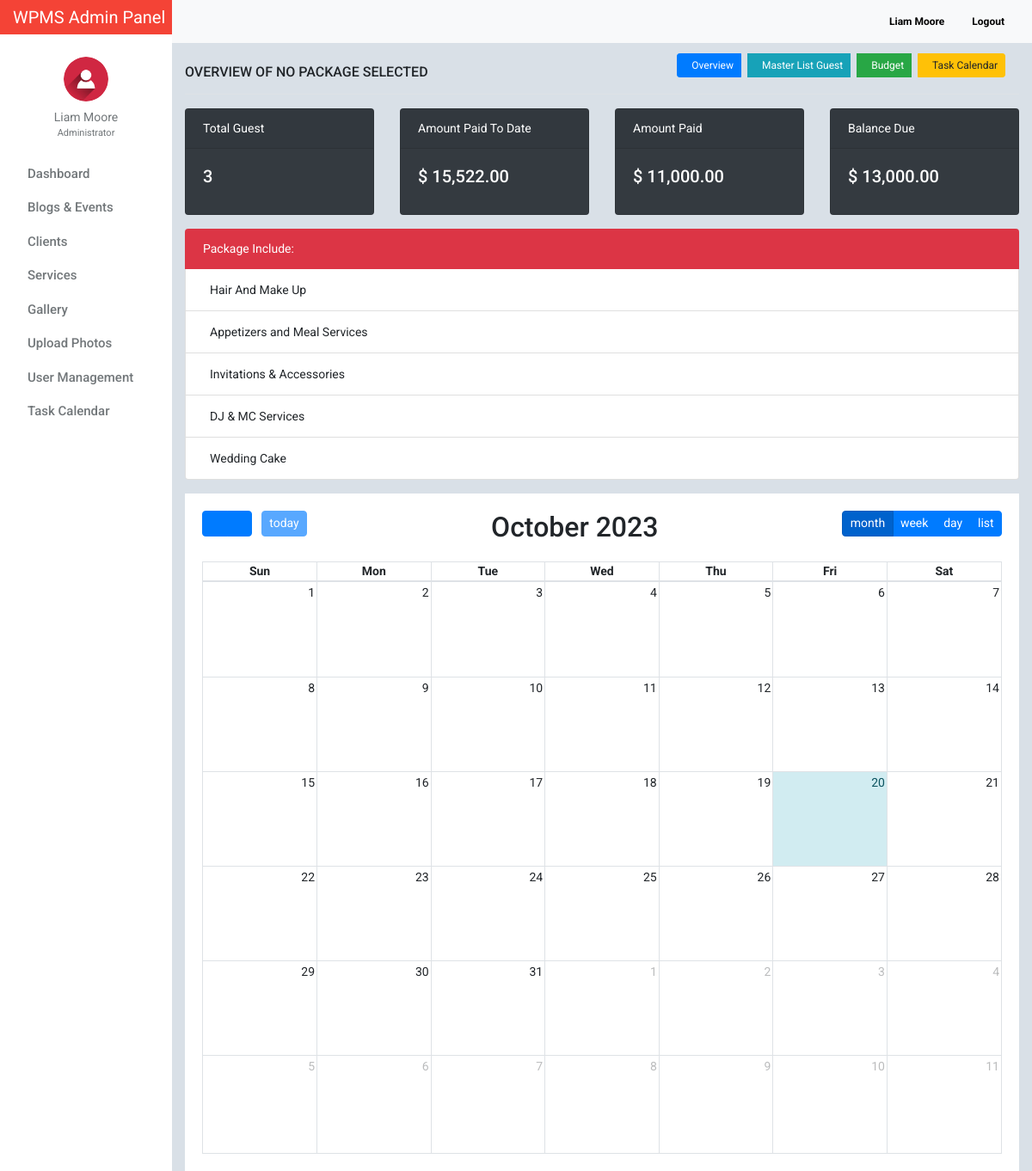
Page /admin/client_manage_account_details.php?booking_id=1&user_id=1 (signed in) on the committed database.
### tables this page shows
CREATE TABLE `tblusers` (
  `id` int(11) NOT NULL,
  `firstname` varchar(32) NOT NULL,
  `lastname` varchar(32) NOT NULL,
  `gender` enum('m','f') NOT NULL,
  `username` varchar(50) NOT NULL,
  `password` varchar(50) NOT NULL,
  `email` varchar(100) NOT NULL,
  `designation` varchar(100) NOT NULL,
  `address` text NOT NULL,
  `access_level` enum('0','1','2') NOT NULL,
  `profile_picture` varchar(100) NOT NULL,
  `date_created` varchar(100) NOT NULL
);

CREATE TABLE `tblaccounts_detail` (
  `id` int(11) NOT NULL,
  `user_id` int(11) NOT NULL,
  `firstname` varchar(32) NOT NULL,
  `lastname` varchar(32) NOT NULL,
  `phone` varchar(20) NOT NULL,
  `city` varchar(50) NOT NULL,
  `datetime_created` timestamp NOT NULL DEFAULT current_timestamp(),
  `description` text NOT NULL,
  `location` text NOT NULL,
  `expectation_visitor` varchar(100) NOT NULL,
  `cash_advanced` decimal(10,2) NOT NULL,
  `status` varchar(100) NOT NULL DEFAULT 'pending',
  `date_signed` datetime NOT NULL
);

CREATE TABLE `tblweddingcategories` (
  `id` int(11) NOT NULL,
  `wedding_type` varchar(100) NOT NULL,
  `price` decimal(10,2) NOT NULL,
  `preview_image` text NOT NULL
);

CREATE TABLE `tbl_features` (
  `feature_id` int(11) NOT NULL,
  `category_id` int(11) NOT NULL,
  `title` varchar(100) NOT NULL,
  `description` text NOT NULL
);

### admin/include/database.php (called while the page is built, shortened)
<?php
class Database
{
    public $connection;
    public function open_connection()
    {
        $this->connection = mysqli_connect(DB_HOST, DB_USER, DB_PASS, DB_NAME);
    }
    public function query($sql)
    {
        $result = mysqli_query($this->connection, $sql);
        return $result;
    }
}
$db = new Database();
?>

### admin/include/db_object.php (called while the page is built, shortened)
<?php
class DB_Object
{
    public static function find_by_id($id) {
        $the_result_array = static::find_by_query("SELECT * FROM " . static::$db_table . " WHERE id = $id ORDER BY id DESC  LIMIT 1 ");
        return !empty($the_result_array) ? array_shift($the_result_array) : false;
    }
    public static function find_by_feature_all_a($id) {
        return static::find_by_query("SELECT * FROM " . static::$db_table . " WHERE category_id = $id ORDER BY category_id DESC");
    }
    public static function find_by_user_id($id) {
        $the_result_array = static::find_by_query("SELECT * FROM " . static::$db_table . " WHERE user_id = $id ORDER BY user_id DESC  LIMIT 1 ");
        return !empty($the_result_array) ? array_shift($the_result_array) : false;
    }
    public static function find_by_booking_id($id) {
        $the_result_array = static::find_by_query("SELECT * FROM " . static::$db_table . " WHERE booking_id = $id ORDER BY booking_id DESC  LIMIT 1 ");
        return !empty($the_result_array) ? array_shift($the_result_array) : false;
    }
    public static function find_by_query($sql) {
        global $db;
        $result_set = $db->query($sql);
        $the_object_array = array();
        while($row = mysqli_fetch_array($result_set)) {
            $the_object_array[] = static::instantiation($row);
        }
        return $the_object_array;
    }
    public static function instantiation($the_record){
        $the_object = new $calling_class;
        foreach($the_record as $the_attribute => $value)
        {
            if($the_object->has_the_attribute($the_attribute)) {
                $the_object->$the_attribute = $value;
            }
        }
        return $the_object;
    }
    private function has_the_attribute($the_attribute) {
        $object_properties = get_object_vars($this);
        return array_key_exists($the_attribute, $object_properties);
    }
}
?>

### admin/include/Users.php (called while the page is built, shortened)
<?php
class Users extends DB_Object
{
    public $profile_picture;
    public $upload_directory = "upload/users";
    public $image_placeholder = "http://placehold.it/64x64&text=images";
    public function profile_picture_picture() {
        return empty($this->profile_picture) ? $this->image_placeholder : $this->upload_directory. '/' .$this->profile_picture;
    }
}
?>

### admin/include/Guest.php (called while the page is built, shortened)
<?php
class Guest extends DB_Object
{
    protected static $db_table = "tblguest";
    public static function count_guest($id) {
        global $db;
        $sql = "SELECT count(booking_id) FROM " .static::$db_table." WHERE booking_id = $id";
        $result_count = $db->query($sql);
        $row = mysqli_fetch_array($result_count);
        return array_shift($row);
    }
}
?>

### admin/include/Liquidation.php (called while the page is built, shortened)
<?php
class Liquidation extends DB_Object
{
    protected static $db_table = "tbl_liquidation";
    public static function getTotalAmountCash($id) {
        global $db;
        $sql = "SELECT SUM(cash) FROM " .static::$db_table." WHERE booking_id = $id";
        $result_count = $db->query($sql);
        $row = mysqli_fetch_array($result_count);
        return array_shift($row);
    }
}
?>

### admin/client_manage_account_details.php (the view, shortened to what this page needs)
<?php
     $booking_id = $_GET['booking_id'];
     $user_id = $_GET['user_id'];
     $links='booking_id='.$booking_id.'&user_id='.$user_id;
     $booking =  Booking::find_by_booking_id($booking_id);
     $guest_count =  Guest::count_guest($booking_id);
     $account_details = Account_Details::find_by_user_id($user_id);
     $category_details = Category::find_by_id($booking->wedding_type);
     $features_details = Features::find_by_feature_all_a($category_details->id);
     $cash = Liquidation::getTotalAmountCash($booking_id);
?>
<?php $users_profile = Users::find_by_id($_SESSION['id']); ?>
<!doctype html>
<html lang="en">
<head>
    <link href='calendar/all.css' rel='stylesheet'>
    <link href='calendar/fullcalendar.min.css' rel='stylesheet' />
    <link href='calendar/fullcalendar.print.min.css' rel='stylesheet' media='print' />
    <link href="css/bootstrap.min.css" rel="stylesheet">
    <link href="css/dashboard.css" rel="stylesheet">
    <link rel="stylesheet" type="text/css"
          href="https://cdn.materialdesignicons.com/2.1.19/css/materialdesignicons.min.css">
    <link rel="stylesheet" href="css/font-awesome.min.css">
</head>
<body>
<?php include_once 'include/sidebar.php'; ?>
<div class="d-flex justify-content-between flex-wrap flex-md-nowrap align-items-center pb-2 mb-3 border-bottom">
    <h6 class="h6 mt-4 text-uppercase">OVERVIEW of <?= @ucfirst($category_details->wedding_type == 0) ? $category_details->wedding_type . " Package Wedding" : 'No Package Selected'; ?> </h6>
    <div class="btn-toolbar mb-2 mb-md-0">
        <div class="btn-group mr-2">
            <a class="btn btn-sm btn-primary mr-2 " style="font-size: 12px;" href="client_manage_account_details.php?<?= $links; ?>"><i class="mdi mdi-buffer mr-2"></i> Overview</a>
            <a class="btn btn-sm btn-info mr-2 " style="font-size: 12px;" href="guest_list.php?<?= $links; ?>"><i class="mdi mdi-account-network mr-2"></i> Master List Guest</a>
            <a class="btn btn-sm btn-success mr-2 " style="font-size: 12px;" href="budget.php?<?= $links; ?>"><i class="mdi mdi-currency-usd mr-2"></i> Budget</a>
            <a class="btn btn-sm btn-warning mr-2 " style="font-size: 12px;" href="task_calendar.php?<?= $links; ?>"><i class="mdi mdi-calendar-text mr-2"></i> Task Calendar</a>
        </div>
    </div>
</div>
<div class="row">
    <div class="col-md-12">
        <div class="row">
            <div class="col-md-3">
                <div class="card text-white bg-dark mb-3" style="max-width: 18rem;">
                    <div class="card-header">Total Guest</div>
                    <div class="card-body">
                        <h5 class="card-title"><span class="count"><?= $guest_count; ?></span></h5>
                    </div>
                </div>
            </div>
            <div class="col-md-3">
                <div class="card text-white bg-dark mb-3" style="max-width: 18rem;">
                    <div class="card-header">Amount Paid To Date</div>
                    <div class="card-body">
                        <h5 class="card-title">$ <?= number_format($cash,2); ?></h5>
                    </div>
                </div>
            </div>
            <div class="col-md-3">
                <div class="card text-white bg-dark mb-3" style="max-width: 18rem;">
                    <div class="card-header"> Amount Paid</div>
                    <div class="card-body">
                        <h5 class="card-title">$ <?= number_format($account_details->cash_advanced, 2); ?></h5>
                    </div>
                </div>
            </div>
            <div class="col-md-3">
                <div class="card text-white bg-dark mb-3" style="max-width: 18rem;">
                    <div class="card-header">Balance Due</div>
                    <div class="card-body">
                        <h5 class="card-title">$ <?= @number_format($category_details->price - $account_details->cash_advanced, 2); ?></h5>
                    </div>
                </div>
            </div>
        </div>
    </div>
</div>
<div class="row">
    <div class="col-md-12 mb-3">
        <ul class="list-group">
            <li class="list-group-item active bg-danger">Package Include:</li>
            <?php foreach ($features_details as $feature_item) : ?>
                <li class="list-group-item"><i class="mdi mdi-checkbox-marked mr-2" style="font-size: 16px;"></i><?= $feature_item->title; ?></li>
            <?php endforeach; ?>
        </ul>
    </div>
</div>
<div class="row">
    <div class="col-md-12">
        <div id="calendar"></div>
    </div>
</div>
</main>
</div>
</div>
</body>
</html>

### admin/include/sidebar.php (shortened to what this page needs)
<nav class="navbar sticky-top p-0" style="width: 16.7%;background-color: #f44336;">
    <a class="navbar-brand col-sm-3 col-md-2 mr-0" style="color:white;" href="dashboard.php">
        WPMS Admin Panel
    </a>
</nav>
<div class="container-fluid">
    <div class="row">
        <nav class="col-md-2 d-none d-md-block bg-light sidebar">
            <div class="sidebar-sticky">
                <ul class="nav flex-column">
                    <li class="nav-item mt-3">
                        <div class="text-center">
                            <a href="users_profile.php" class="user-button">
                                <img src="<?= $users_profile->profile_picture_picture(); ?>" class="img-fluid rounded-circle" width="52" height="52" alt="">
                                <div class="user-profile"><?= $users_profile->firstname . ' ' . $users_profile->lastname; ?></div>
                            </a>
                                <div class="text-center mt-0" style="font-size: 11px;color:#72777a;">
                                    <?= ($users_profile->designation == 0) ? 'Administrator' : 'Moderator'; ?>
                                </div>
                        </div>
                    </li>
                    <li class="nav-item"><div class="dropdown-divider"></div></li>
                    <li class="nav-item">
                        <a class="nav-link" href="dashboard.php">
                            Dashboard <span class="sr-only">(current)</span>
                        </a>
                    </li>
                    <li class="nav-item"><div class="dropdown-divider"></div></li>
                    <li class="nav-item">
                        <a class="nav-link" href="blog_events.php">
                            Blogs &amp; Events
                        </a>
                    </li>
                    <li class="nav-item"><div class="dropdown-divider"></div></li>
                    <li class="nav-item">
                        <a class="nav-link" href="client.php" >
                            Clients
                        </a>
                    </li>
                    <li class="nav-item"><div class="dropdown-divider"></div></li>
                    <li class="nav-item">
                        <a class="nav-link" href="service_list.php">
                            Services
                        </a>
                    </li>
                    <li class="nav-item"><div class="dropdown-divider"></div></li>
                    <li class="nav-item">
                        <a class="nav-link" href="photos_view.php">
                            Gallery
                        </a>
                    </li>
                    <li class="nav-item"><div class="dropdown-divider"></div></li>
                    <li class="nav-item">
                        <a class="nav-link" href="photos_add.php">
                            Upload Photos
                        </a>
                    </li>
                    <li class="nav-item"><div class="dropdown-divider"></div></li>
                    <li class="nav-item">
                        <a class="nav-link" href="users.php">
                            User Management
                        </a>
                    </li>
                    <li class="nav-item"><div class="dropdown-divider"></div></li>
                    <li class="nav-item">
                        <a class="nav-link" href="task_all_calendar.php">
                            Task Calendar
                        </a>
                    </li>
                </ul>
            </div>
        </nav>
        <main role="main" class="col-md-9 ml-sm-auto col-lg-10" style="margin-top: -40px;z-index: 999">
            <nav class="navbar navbar-expand-lg navbar-light bg-light" style="margin-left:-15px;margin-right: -15px;">
                <div class="form-inline my-2 my-lg-0">
                    <a class="nav-link" href="users_profile.php"><b><?= ucfirst($users_profile->firstname) . ' ' . ucfirst($users_profile->lastname); ?></b></a>
                    <a class="nav-link" href="logout.php"><b><i class="mdi mdi-logout" style="color: #f44336!important;"></i> Logout</b></a>
                </div>
            </nav>

### admin/css/dashboard.css (style rules this page uses)
body { font-size: .875rem; font-family: 'Roboto', 'Segoe UI',sans-serif; background: #D9E0E7; }
.sidebar { position: fixed; top: 0; bottom: 0; left: 0; z-index: 100; padding: 0; box-shadow: inset -1px 0 0 rgba(0, 0, 0, .1); background-color: #fff; }
.sidebar-sticky { position: -webkit-sticky; position: sticky; top: 40px; height: calc(100vh - 48px); height: 100% !important; padding-top: 2.5rem; overflow-x: hidden; overflow-y: auto; background-color: #fff; }
.sidebar .nav-link { font-weight: 500; color: #72777a; font-size: 15px; text-transform: capitalize; transition: all 2s linear; font-family: 'Roboto', sans-serif; }
.nav.flex-column li.nav-item:nth-child(2) { margin-top:10px; }
.user-profile { color: #72777a; margin-top: 8px; }
img.img-fluid.rounded-circle { margin-top: 10px; }
.form-inline.my-2.my-lg-0 a.nav-link { color: black; font-size: 12px; }
.dropdown-divider { border-top: 1px solid #fff; }
.nav.flex-column a.nav-link { padding: .0rem 1rem; }
.user-profile { text-transform: capitalize; }
.btn-group.mr-2 { border-top-right-radius: 0 !important; border-left-right-radius: 0 !important; }

### admin/client_manage_account_details.php (style rules this page uses)
#calendar { max-width:100%; margin: 0px auto; padding: 20px 20px; background: white; }
.list-group-item.active { border-color:#ff000000; }

### rows in the picture
tblusers: profile_picture (picture), firstname "Liam", lastname "Moore"
tblaccounts_detail: cash_advanced "11,000.00"
tblweddingcategories: price.cash_advanced "13,000.00"
tbl_features: title "Hair And Make Up"
tbl_features: title "Appetizers and Meal Services"
tbl_features: title "Invitations & Accessories"
tbl_features: title "DJ & MC Services"
tbl_features: title "Wedding Cake"

### other values in the picture
$guest_count "3"
$cash "15,522.00"
